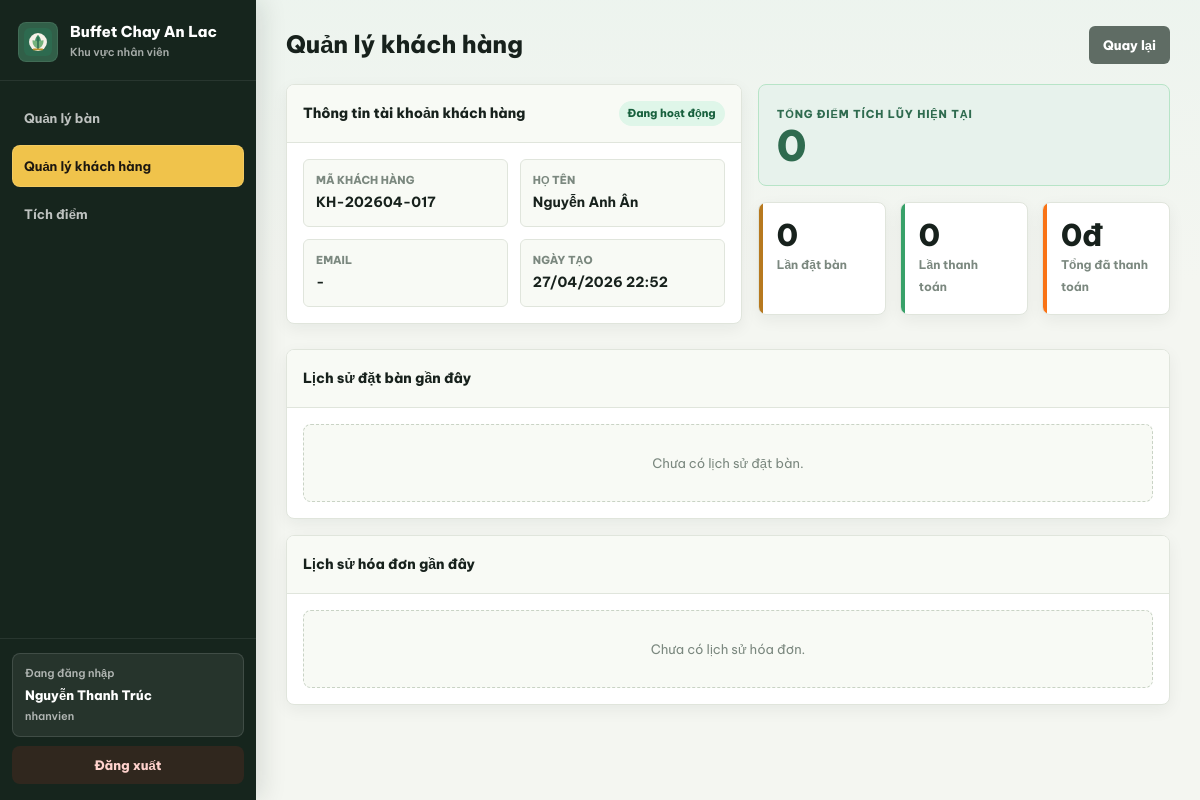
/buffet-chay/nhan-vien/khach-hang/chi-tiet/KH-202604-017 (signed in), run on the app's committed database.
### tables this page shows
CREATE TABLE `khach_tai_khoan` (
  `id_khach_tai_khoan` nvarchar(30) NOT NULL,
  `ten_dang_nhap` varchar(50) default NULL,
  `mat_khau` varchar(255) default NULL,
  `vai_tro` enum('khach') NOT NULL default 'khach',
  `dang_hoat_dong` tinyint(1) NOT NULL default '1',
  `ho_ten` varchar(100) NOT NULL,
  `email` varchar(100) default NULL,
  `so_dien_thoai` varchar(20) NOT NULL,
  `diem_tich_luy` int(11) NOT NULL default '0',
  `ngay_tao` timestamp NOT NULL default CURRENT_TIMESTAMP,
  PRIMARY KEY (`id_khach_tai_khoan`),
  UNIQUE KEY `uq_khach_ten_dang_nhap` (`ten_dang_nhap`),
  UNIQUE KEY `uq_khach_so_dien_thoai` (`so_dien_thoai`)
);

### app/views/nhanvien/khachhang/detail.php (the view, shortened to what the rows shown need)
<?php
$nhanVien = isset($nhanVien) ? $nhanVien : (isset($_SESSION['nguoi_dung']) ? $_SESSION['nguoi_dung'] : array());
$tenNhanVien = isset($nhanVien['ho_ten']) && $nhanVien['ho_ten'] !== ''
    ? $nhanVien['ho_ten']
    : (isset($nhanVien['ten_dang_nhap']) ? $nhanVien['ten_dang_nhap'] : 'Nhân viên');
$vaiTro = isset($nhanVien['vai_tro']) ? $nhanVien['vai_tro'] : '';
$chiTiet = isset($chiTiet) && is_array($chiTiet) ? $chiTiet : null;
$khach = $chiTiet ? $chiTiet['khach'] : null;
$thongKe = $chiTiet ? $chiTiet['thongKe'] : array();
$lichSuDatBan = $chiTiet ? $chiTiet['lichSuDatBan'] : array();
$lichSuHoaDon = $chiTiet ? $chiTiet['lichSuHoaDon'] : array();
function khct_e($value)
{
    return htmlspecialchars((string)$value, ENT_QUOTES, 'UTF-8');
}
function khct_ngay($value)
{
    $ts = strtotime($value);
    return $ts ? date('d/m/Y H:i', $ts) : khct_e($value);
}
function khct_tien($value)
{
    return number_format((int)$value, 0, ',', '.') . 'đ';
}
?>
<!DOCTYPE html>
<html lang="vi">
<head>
    <link rel="stylesheet" href="<?php echo BASE_URL; ?>/public/assets/css/nhanvien/dashboard.css?v=<?php echo filemtime(dirname(__FILE__) . '/../../../../public/assets/css/nhanvien/dashboard.css'); ?>">
</head>
<body>
    <div class="app-shell">
        <aside class="sidebar">
            <div class="sidebar-brand">
                <img class="brand-mark" src="<?php echo BASE_URL; ?>/public/assets/icons/pwa-icon.svg" alt="<?php echo khct_e(APP_NAME); ?>">
                <div>
                    <h1><?php echo APP_NAME; ?></h1>
                    <span>Khu vực nhân viên</span>
                </div>
            </div>
            <nav class="side-nav">
                <a class="side-link" href="<?php echo BASE_URL; ?>/nhan-vien/tong-quan?tab=dat-ban">
                    <span>Quản lý bàn</span>
                </a>
                <a class="side-link active" href="<?php echo BASE_URL; ?>/nhan-vien/khach-hang">
                    <span>Quản lý khách hàng</span>
                </a>
                <a class="side-link" href="<?php echo BASE_URL; ?>/nhan-vien/tich-diem">
                    <span>Tích điểm</span>
                </a>
            </nav>
            <div class="sidebar-footer">
                <div class="user-card">
                    <span>Đang đăng nhập</span>
                    <strong><?php echo khct_e($tenNhanVien); ?></strong>
                    <?php if ($vaiTro !== ''): ?>
                        <small><?php echo khct_e($vaiTro); ?></small>
                    <?php endif; ?>
                </div>
                <a class="logout-link" href="<?php echo BASE_URL; ?>/dang-xuat">Đăng xuất</a>
            </div>
        </aside>
        <main class="main-area">
            <section class="staff-section active">
                <div class="page-topbar">
                    <h2>Quản lý khách hàng</h2>
                    <a class="btn secondary" href="<?php echo BASE_URL; ?>/nhan-vien/khach-hang">Quay lại</a>
                </div>
                <?php if (!$chiTiet): ?>
                    <div class="panel">
                        <div class="panel-body">
                            <div class="empty-state">Không tìm thấy khách hàng <?php echo khct_e(isset($idKhachHang) ? $idKhachHang : ''); ?>.</div>
                        </div>
                    </div>
                <?php else: ?>
                    <div class="detail-grid">
                        <div class="panel">
                            <div class="panel-head">
                                <h2>Thông tin tài khoản khách hàng</h2>
                                <?php if ((int)$khach['dang_hoat_dong'] === 1): ?>
                                    <span class="badge ok">Đang hoạt động</span>
                                <?php else: ?>
                                    <span class="badge muted">Ngừng hoạt động</span>
                                <?php endif; ?>
                            </div>
                            <div class="panel-body">
                                <div class="info-list">
                                    <div class="info-item"><span>Mã khách hàng</span><strong><?php echo khct_e($khach['id_khach_tai_khoan']); ?></strong></div>
                                    <div class="info-item"><span>Họ tên</span><strong><?php echo khct_e($khach['ho_ten']); ?></strong></div>
                                    <div class="info-item"><span>Email</span><strong><?php echo !empty($khach['email']) ? khct_e($khach['email']) : '-'; ?></strong></div>
                                    <div class="info-item"><span>Ngày tạo</span><strong><?php echo khct_ngay($khach['ngay_tao']); ?></strong></div>
                                </div>
                            </div>
                        </div>
                        <div>
                            <div class="points-box">
                                <span class="eyebrow">Tổng điểm tích lũy hiện tại</span>
                                <strong><?php echo number_format((int)$khach['diem_tich_luy'], 0, ',', '.'); ?></strong>
                            </div>
                            <div class="stats" style="grid-template-columns:repeat(3,minmax(0,1fr)); margin-top:16px;">
                                <div class="stat stat-orders"><strong><?php echo (int)$thongKe['so_lan_dat_ban']; ?></strong><span>Lần đặt bàn</span></div>
                                <div class="stat stat-empty"><strong><?php echo (int)$thongKe['so_lan_thanh_toan']; ?></strong><span>Lần thanh toán</span></div>
                                <div class="stat stat-busy"><strong><?php echo khct_tien($thongKe['tong_tien_da_thanh_toan']); ?></strong><span>Tổng đã thanh toán</span></div>
                            </div>
                        </div>
                    </div>
                    <div class="panel panel-gap">
                        <div class="panel-head">
                            <h2>Lịch sử đặt bàn gần đây</h2>
                        </div>
                        <?php if (empty($lichSuDatBan)): ?>
                            <div class="panel-body"><div class="empty-state">Chưa có lịch sử đặt bàn.</div></div>
                        <?php endif; ?>
                    </div>
                    <div class="panel panel-gap">
                        <div class="panel-head">
                            <h2>Lịch sử hóa đơn gần đây</h2>
                        </div>
                        <?php if (empty($lichSuHoaDon)): ?>
                            <div class="panel-body"><div class="empty-state">Chưa có lịch sử hóa đơn.</div></div>
                        <?php endif; ?>
                    </div>
                <?php endif; ?>
            </section>
        </main>
    </div>
</body>
</html>

### index.php (shortened to what the rows shown need)
<?php
require_once dirname(__FILE__) . '/app/core/CosoDuLieu.php';
require_once dirname(__FILE__) . '/app/models/MoHinhCo.php';
require_once dirname(__FILE__) . '/app/controllers/KhachHangNhanVienController.php';
$requestUri = $_SERVER['REQUEST_URI'];
$basePath   = parse_url(BASE_URL, PHP_URL_PATH);
$pathInfo = parse_url($requestUri, PHP_URL_PATH);
if (strlen($basePath) > 0 && strpos($pathInfo, $basePath) === 0) {
    $pathInfo = substr($pathInfo, strlen($basePath));
}
$uri = '/' . trim($pathInfo, '/');
$phuongThuc = $_SERVER['REQUEST_METHOD'];
$khop = false;
foreach ($routes as $route) {
    $routePhuongThuc = $route[0];
    $routeDuongDan   = $route[1];
    $tenPhuongThuc   = $route[3];
    $thamSoRoute      = array();
    if ($routePhuongThuc === $phuongThuc && $routeDuongDan === $uri) {
        $khop = true;
    } elseif ($routePhuongThuc === $phuongThuc && strpos($routeDuongDan, '{') !== false) {
        $pattern = preg_replace('/\\\{[^\/]+\\\}/', '([^/]+)', preg_quote($routeDuongDan, '#'));
        if (preg_match('#^' . $pattern . '$#', $uri, $matches)) {
            array_shift($matches);
            foreach ($matches as $match) {
                $thamSoRoute[] = rawurldecode($match);
            }
            $khop = true;
        }
    }
    if ($khop) {
        try {
            $ctrl = new $tenClass();
            call_user_func_array(array($ctrl, $tenPhuongThuc), $thamSoRoute);
        } catch (Exception $e) {
            header('HTTP/1.1 500 Internal Server Error');
            echo '<h1>500 - Loi may chu</h1>';
            echo '<p>' . htmlspecialchars($e->getMessage()) . '</p>';
        }
        break;
    }
}

### data on the page
khach_tai_khoan: id_khach_tai_khoan "KH-202604-017", ho_ten "Nguyễn Anh Ân", ngay_tao "27/04/2026 22:52", diem_tich_luy "0", diem_tich_luy "0đ"

### other printed values
$thongKe['so_lan_dat_ban'] "0"
$thongKe['so_lan_thanh_toan'] "0"
